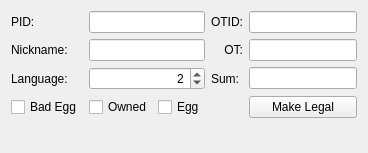
         <widget class="QWidget" name="widget_4" native="true">
          <property name="sizePolicy">
           <sizepolicy hsizetype="Preferred" vsizetype="Preferred">
            <horstretch>0</horstretch>
            <verstretch>0</verstretch>
           </sizepolicy>
          </property>
          <layout class="QGridLayout" name="gridLayout">
           <item row="1" column="0">
            <widget class="QLabel" name="label_6">
             <property name="text">
              <string>Nickname:</string>
             </property>
            </widget>
           </item>
           <item row="4" column="1">
            <widget class="QCheckBox" name="hasSpecies">
             <property name="text">
              <string>Owned</string>
             </property>
            </widget>
           </item>
           <item row="0" column="0">
            <widget class="QLabel" name="label_4">
             <property name="text">
              <string>PID:</string>
             </property>
            </widget>
           </item>
           <item row="4" column="2">
            <widget class="QCheckBox" name="isEgg">
             <property name="text">
              <string>Egg</string>
             </property>
            </widget>
           </item>
           <item row="0" column="4">
            <widget class="QLineEdit" name="otId"/>
           </item>
           <item row="0" column="1" colspan="2">
            <widget class="QLineEdit" name="pid"/>
           </item>
           <item row="2" column="0">
            <widget class="QLabel" name="label_7">
             <property name="text">
              <string>Language:</string>
             </property>
            </widget>
           </item>
           <item row="4" column="0">
            <widget class="QCheckBox" name="isBadEgg">
             <property name="text">
              <string>Bad Egg</string>
             </property>
            </widget>
           </item>
           <item row="5" column="0" colspan="3">
            <widget class="QWidget" name="widget_5" native="true">
             <layout class="QHBoxLayout" name="horizontalLayout_2"/>
            </widget>
           </item>
           <item row="1" column="1" colspan="2">
            <widget class="QLineEdit" name="nickname"/>
           </item>
           <item row="1" column="4">
            <widget class="QLineEdit" name="otName"/>
           </item>
           <item row="1" column="3">
            <widget class="QLabel" name="label_9">
             <property name="text">
              <string>OT:</string>
             </property>
             <property name="alignment">
              <set>Qt::AlignRight|Qt::AlignTrailing|Qt::AlignVCenter</set>
             </property>
            </widget>
           </item>
           <item row="2" column="1" colspan="2">
            <widget class="QSpinBox" name="language">
             <property name="alignment">
              <set>Qt::AlignRight|Qt::AlignTrailing|Qt::AlignVCenter</set>
             </property>
             <property name="maximum">
              <number>255</number>
             </property>
             <property name="value">
              <number>2</number>
             </property>
            </widget>
           </item>
           <item row="4" column="4">
            <widget class="QPushButton" name="pushButton">
             <property name="text">
              <string>Make Legal</string>
             </property>
            </widget>
           </item>
           <item row="0" column="3">
            <widget class="QLabel" name="label_5">
             <property name="text">
              <string>OTID:</string>
             </property>
             <property name="alignment">
              <set>Qt::AlignRight|Qt::AlignTrailing|Qt::AlignVCenter</set>
             </property>
            </widget>
           </item>
           <item row="2" column="3">
            <widget class="QLabel" name="label_8">
             <property name="text">
              <string>Sum:</string>
             </property>
            </widget>
           </item>
           <item row="2" column="4">
            <widget class="QLineEdit" name="checksum">
             <property name="inputMask">
              <string>hhhh</string>
             </property>
            </widget>
           </item>
          </layout>
         </widget>
